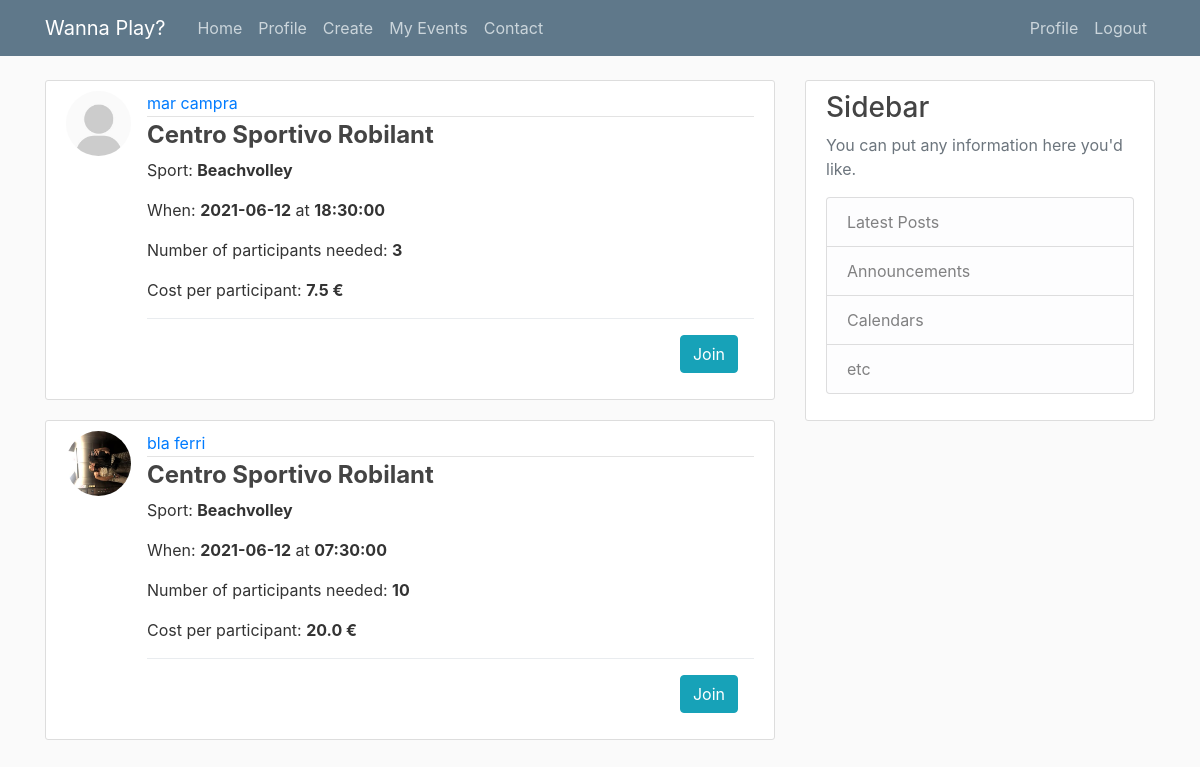
The app's page /home (signed in) with its own data.
### flaskblog/models.py (models this page shows, shortened)
class Event(db.Model):
    id=db.Column(db.Integer, primary_key=True)
    date=db.Column(db.Date, nullable=False)
    time=db.Column(db.Time, nullable=False)
    cost=db.Column(db.Float, nullable=False, default='To be defined')
    np=db.Column(db.Integer, nullable=False)
    user_id=db.Column(db.Integer, db.ForeignKey('user.id'), nullable=False)
    club_id=db.Column(db.Integer, db.ForeignKey('club.id'), nullable=False)
    sport_id=db.Column(db.Integer, db.ForeignKey('sport.id'), nullable=False)
    participant2 = db.relationship('Participant', foreign_keys=[Participant.e_id], backref='part', lazy=True)

class User(db.Model, UserMixin):
    __tablename__='user'
    id=db.Column(db.Integer, primary_key=True)
    name = db.Column(db.String(60), nullable=False)
    surname = db.Column(db.String(60), nullable=False)
    birthdate= db.Column(db.Date, nullable=False)
    email=db.Column(db.String(120), unique=True, nullable=False)
    password=db.Column(db.String(60), nullable=False)
    image_file=db.Column(db.String(20), nullable=False, default='default.jpg')
    events=db.relationship('Event', backref='creator', lazy=True)
    sport_played_2 = db.relationship('SportPlayed', foreign_keys=[SportPlayed.u_id], backref='played', lazy=True)
    participant = db.relationship('Participant', foreign_keys=[Participant.u_id], backref='joined', lazy=True)

class Club(db.Model):
    id=db.Column(db.Integer, primary_key=True)
    name=db.Column(db.String(60), nullable=False)
    address=db.Column(db.String(240), nullable=False)
    phone=db.Column(db.String(60), nullable=False, unique=True)
    events_2=db.relationship('Event', backref='place', lazy=True)

class Sport(db.Model):
    __tablename__ = 'sport'
    id=db.Column(db.Integer, primary_key=True)
    name = db.Column(db.String(60), nullable=False)
    sport_played = db.relationship('SportPlayed', foreign_keys=[SportPlayed.s_id], backref='sport', lazy=True)
    events_4 = db.relationship('Event', backref='sportevent', lazy=True)

### flaskblog/main/routes.py (the view)
@main.route("/home")
@login_required
def home():
    posts = Event.query.all()
    return render_template('home.html', posts=posts)

### flaskblog/models.py (called while the page is built)
@login_manager.user_loader
def load_user(user_id):
    return User.query.get(int(user_id))

### flaskblog/templates/home.html
<!DOCTYPE html>
<html lang="en">
{% extends "layout.html" %}
{% block content %}
    {% for event in posts %}
        <article class="media content-section">
          <img class="rounded-circle article-img" src="{{ url_for('static', filename='profile_pics/' + event.creator.image_file) }}">
          <div class="media-body">
            <div class="article-metadata">
                <a class="mr-2" href="#">{{ event.creator.name }} {{ event.creator.surname }}</a>
            </div>
            <h4><a class="article-content" > <b>{{ event.place.name }}</b></a></h4>
              <p class="article-content"> Sport: <b> {{ event.sportevent.name }}  </b> </p>
              <p class="article-content"> When: <b>{{ event.date }}</b> at <b>{{ event.time }} </b> </p>
            <p class="article-content"> Number of participants needed: <b>{{ event.np }}</b></p>
              <p class="article-content"> Cost per participant: <b> {{ event.cost }} € </b> </p>
        <div class="modal-footer">
          <form action="{{ url_for('events.join', event_id=event.id) }}" method="POST">
            <input class="btn btn-info" type="submit" value="Join">
          </form>
        </div>
          </div>
        </article>
    {% endfor %}
{% endblock content %}

### flaskblog/templates/layout.html (shortened to what this page needs)
<!DOCTYPE html>
<html>
<head>
    <link rel="stylesheet" href="https://maxcdn.bootstrapcdn.com/bootstrap/4.0.0/css/bootstrap.min.css">
    <link rel="stylesheet" type="text/css" href="{{ url_for('static', filename='main.css') }}">
</head>
<body>
    <header class="site-header">
      <nav class="navbar navbar-expand-md navbar-dark bg-steel fixed-top">
        <div class="container">
          <a class="navbar-brand mr-4" href="/">Wanna Play?</a>
          <div class="collapse navbar-collapse" id="navbarToggle">
            <div class="navbar-nav mr-auto">
              <a class="nav-item nav-link" href="{{ url_for('main.home') }}">Home</a>
              <a class="nav-item nav-link" href="{{ url_for('users.profile') }}">Profile</a>
              <a class="nav-item nav-link" href="{{ url_for('events.create') }}">Create</a>
              <a class="nav-item nav-link" href="{{ url_for('events.myevents') }}">My Events</a>
              <a class="nav-item nav-link" href="{{ url_for('main.contact') }}">Contact</a>
            </div>
            <div class="navbar-nav">
                {% if current_user.is_authenticated %}
                <a class="nav-item nav-link" href="{{ url_for('users.profile') }}">Profile</a>
                <a class="nav-item nav-link" href="{{ url_for('users.logout') }}">Logout</a>
              {% else %}
              <a class="nav-item nav-link" href="{{ url_for('users.login') }}">Login</a>
              <a class="nav-item nav-link" href="{{ url_for('users.register') }}">Register</a>
                {% endif %}
            </div>
          </div>
        </div>
      </nav>
    </header>
    <main role="main" class="container">
      <div class="row">
        <div class="col-md-8">
          {% block content %}{% endblock %}
        </div>
        <div class="col-md-4">
          <div class="content-section">
            <h3>Sidebar</h3>
            <p class='text-muted'>You can put any information here you'd like.
              <ul class="list-group">
                <li class="list-group-item list-group-item-light">Latest Posts</li>
                <li class="list-group-item list-group-item-light">Announcements</li>
                <li class="list-group-item list-group-item-light">Calendars</li>
                <li class="list-group-item list-group-item-light">etc</li>
              </ul>
            </p>
          </div>
        </div>
      </div>
    </main>
</body>
</html>

### flaskblog/static/main.css (style rules this page uses)
body { background: #fafafa; color: #333333; margin-top: 5rem; }
h1, h2, h3, h4, h5, h6 { color: #444444; }
.bg-steel { background-color: #5f788a; }
.site-header .navbar-nav .nav-link { color: #cbd5db; }
.content-section { background: #ffffff; padding: 10px 20px; border: 1px solid #dddddd; border-radius: 3px; margin-bottom: 20px; }
.article-content { white-space: pre-line; }
.article-img { height: 65px; width: 65px; margin-right: 16px; }
.article-metadata { padding-bottom: 1px; margin-bottom: 4px; border-bottom: 1px solid #e3e3e3 }

### records on screen
Event: image_file (placeholder picture), creator.name "mar", creator.surname "campra", place.name "Centro Sportivo Robilant", sportevent.name "Beachvolley", date "2021-06-12", time "18:30:00", np "3", cost "7.5"
Event: image_file (picture), creator.name "bla", creator.surname "ferri", place.name "Centro Sportivo Robilant", sportevent.name "Beachvolley", date "2021-06-12", time "07:30:00", np "10", cost "20.0"
